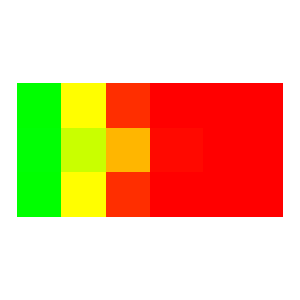

Source code (Python):
#!/usr/bin/env python

# Read EnSight Gold binary fluid domain case, assign R_ns as scalars, and render.

import os

import vtkmodules.vtkInteractionStyle  # noqa: F401
import vtkmodules.vtkRenderingFreeType  # noqa: F401
import vtkmodules.vtkRenderingOpenGL2  # noqa: F401

from vtkmodules.vtkCommonDataModel import vtkDataSetAttributes
from vtkmodules.vtkFiltersCore import vtkAssignAttribute
from vtkmodules.vtkFiltersGeometry import vtkDataSetSurfaceFilter
from vtkmodules.vtkIOEnSight import vtkGenericEnSightReader
from vtkmodules.vtkRenderingCore import (
    vtkActor,
    vtkCompositePolyDataMapper,
    vtkRenderWindow,
    vtkRenderWindowInteractor,
    vtkRenderer,
)

# Source
data_dir = os.environ.get("VPE_DATA_DIR", os.path.dirname(os.path.abspath(__file__)))

# Read EnSight case file
ensight_reader = vtkGenericEnSightReader()
ensight_reader.SetCaseFileName(os.path.join(data_dir, "EnSight", "RESULT_FLUID_DOMAIN.case"))
ensight_reader.Update()

# Extract surface
surface_filter = vtkDataSetSurfaceFilter()
surface_filter.SetInputConnection(ensight_reader.GetOutputPort())
surface_filter.Update()

# Assign R_ns as scalars
assign_attribute = vtkAssignAttribute()
assign_attribute.SetInputConnection(surface_filter.GetOutputPort())
assign_attribute.Assign("R_ns", vtkDataSetAttributes.SCALARS, vtkAssignAttribute.CELL_DATA)
assign_attribute.Update()

# Mapper
composite_mapper = vtkCompositePolyDataMapper()
composite_mapper.SetInputConnection(assign_attribute.GetOutputPort())
composite_mapper.SetScalarVisibility(True)
composite_mapper.SetScalarRange(0.001, 0.008)
composite_mapper.UseLookupTableScalarRangeOff()

# Actor
ensight_actor = vtkActor()
ensight_actor.SetMapper(composite_mapper)

# Renderer
renderer = vtkRenderer()
renderer.AddActor(ensight_actor)
renderer.SetBackground(1, 1, 1)

# Render window
render_window = vtkRenderWindow()
render_window.AddRenderer(renderer)
render_window.SetWindowName("ensight gold asym tensor bin")
render_window.SetMultiSamples(0)
render_window.SetSize(300, 300)

# Interactor
interactor = vtkRenderWindowInteractor()
interactor.SetRenderWindow(render_window)

# Scene
renderer.ResetCamera()

interactor.Initialize()
interactor.Start()
